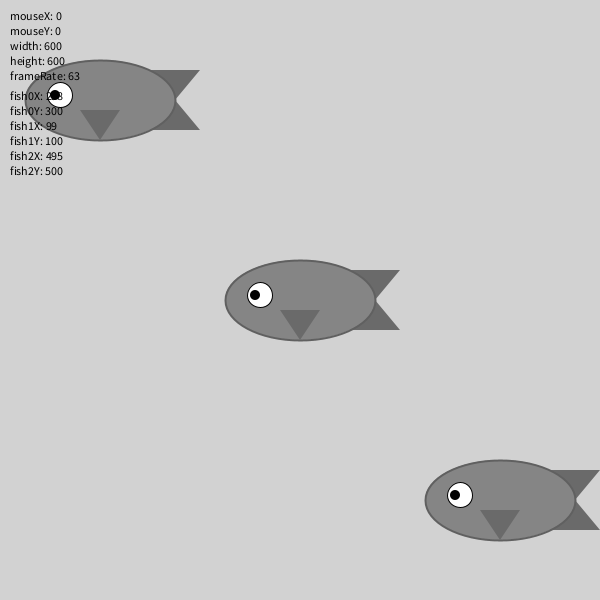
Frame 1 (no input)
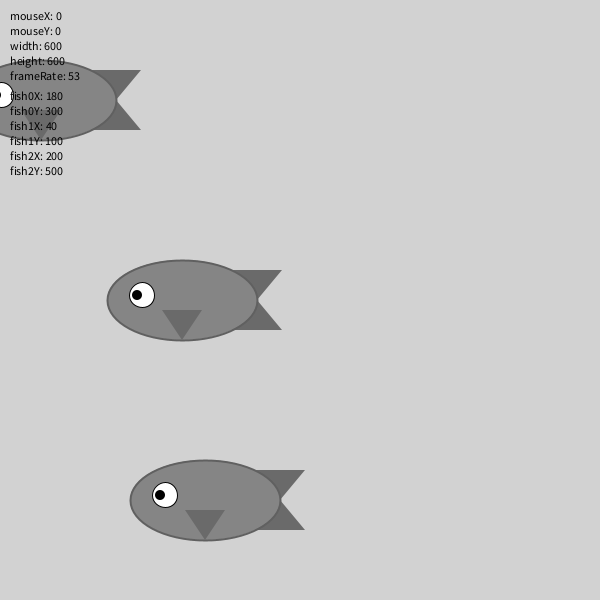
Frame 60 (the mouse pressed at the canvas centre just before this capture)
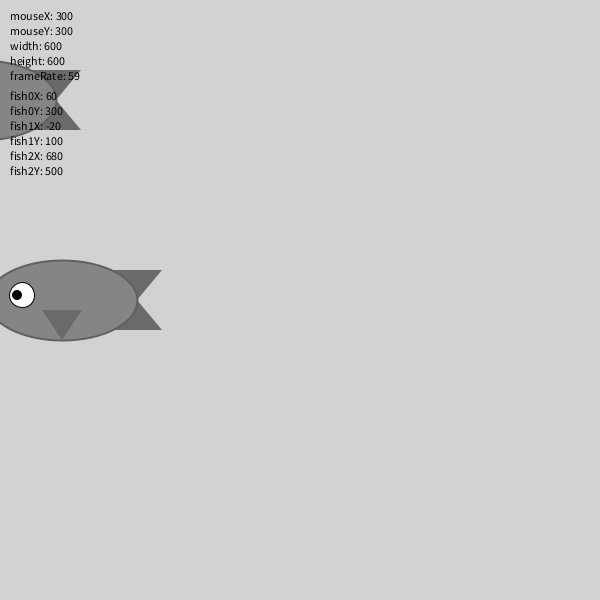
Frame 120 (the mouse held since frame 60 and released just before this capture)

The Processing sketch that drew these frames (run headless with seeded random() and noise(); from frame 60 on, the mouse is pressed at the canvas centre):

// Processing sketch: Day_7_Activity0_greyscale
// ── Day_7_Activity0_greyscale.pde
// Fish Demo - void functions

// --- CUSTOM VARIABLES ---
float fish0X;
float fish0Y;
float speed0 = 2;

float fish1X;
float fish1Y;
float speed1 = 1;

float fish2X;
float fish2Y;
float speed2 = 5;


void setup() {
  size(600, 600);

  // Initialize first fish
  fish0X = width / 2;   // Start in center horizontally
  fish0Y = height / 2;  // Start in center vertically

  // Initialize second fish
  fish1X = 100;   // Start in center horizontally
  fish1Y = 100;  // Start in center vertically

  // Initialize third fish
  fish2X = 500;   // Start in center horizontally
  fish2Y = 500;  // Start in center vertically
}

void draw() {
  background(toGrayscale(170, 220, 240));


  // --- DRAW THE FISH using variables ---
  drawFish(fish0X, fish0Y);
  drawFish(fish1X, fish1Y);
  drawFish(fish2X, fish2Y);

  // --- MOVE THE FISH using a function ---
  fish0X = updateXPos(fish0X, speed0);
  fish1X = updateXPos(fish1X, speed1);
  fish2X = updateXPos(fish2X, speed2);



  // --- DISPLAY BUILT-IN VARIABLES ---
  displayInfo();
}



// Function to draw fish
void drawFish(float x, float y) {
  // --- TAIL FIN ---
  fill(toGrayscale(180, 70, 70));
  noStroke();
  triangle(x + 100, y - 30,
    x + 50, y - 30,
    x + 50, y + 30);

  triangle(x + 100, y + 30,
    x + 50, y - 30,
    x + 50, y + 30);

  // --- FISH BODY ---
  fill(toGrayscale(200, 100, 100));
  stroke(toGrayscale(150, 70, 70));
  strokeWeight(2);
  ellipse(x, y, 150, 80);

  // --- SIDE FIN ---
  fill(toGrayscale(180, 70, 70));
  noStroke();
  triangle(x, y + 40,
    x - 20, y + 10,
    x + 20, y + 10);

  // --- EYE ---
  fill(255);
  stroke(0);
  strokeWeight(1);
  ellipse(x - 40, y - 5, 25, 25);

  fill(0);
  noStroke();
  ellipse(x - 45, y - 5, 10, 10);
}

float updateXPos(float x, float speed){
  x -= speed;      // Move left
  if (x < -75) {          // If fish goes off left edge
    x = width + 100;       // Wrap to right side
  }
  return x;
}

// Function to display variable information
void displayInfo() {
  fill(0);
  textSize(12);
  textAlign(LEFT);

  // Show built-in variables
  text("mouseX: " + mouseX, 10, 20);
  text("mouseY: " + mouseY, 10, 35);
  text("width: " + width, 10, 50);
  text("height: " + height, 10, 65);
  text("frameRate: " + int(frameRate), 10, 80);

  // Show our custom variables
  text("fish0X: " + int(fish0X), 10, 100);
  text("fish0Y: " + int(fish0Y), 10, 115);
  
  text("fish1X: " + int(fish1X), 10, 130);
  text("fish1Y: " + int(fish1Y), 10, 145);
  
  text("fish2X: " + int(fish2X), 10, 160);
  text("fish2Y: " + int(fish2Y), 10, 175);
}

// NON-VOID FUNCTION: Returns a grayscale value
// Converts RGB to grayscale by averaging the three values
float toGrayscale(float r, float g, float b) {
  float gray = (r + g + b) / 3;
  return gray;  // Send the answer back!
}
